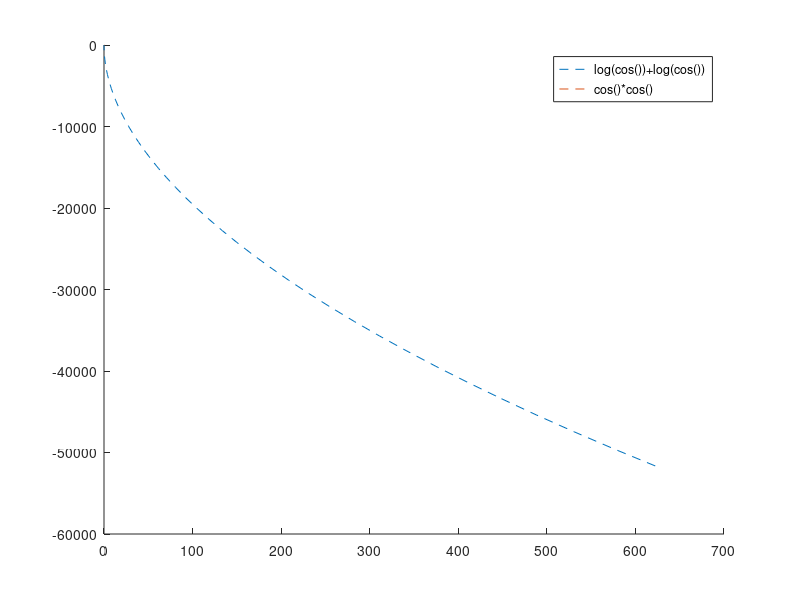

Reproduce this figure in MATLAB.
%% Original  - 100% funcionando como esperado
clear all; clc; close all;

t = (0:0.1:5)';
N = 100000;
a = 1/4;

logP = 0;
tic;
for i=1:N
    logP = logP + log(abs(cos(2*t/(min(i,N+1-i))^a)));
end
toc;
hold on
%plot(t.^2,N^(2*a-1)*logP,'--')
plot(t.^(1/a),logP,'--')

%% **Modificação**
 P = 1;
tic;
for i=1:N
    %P = P.*vpa(abs(cos(2*t/(min(i,N+1-i))^a)),100);
    P = P.*(abs(cos(2*t/(min(i,N+1-i))^a)));
end
toc;
hold on
plot(t.^2,N^(2*a-1)*log(P),'--')


legend('log(cos())+log(cos())','cos()*cos()','Location','best')



return
%% Crio os dados periodicos e aleatorios
clear all; clc; close all;
%t = (0:0.1:sqrt(10))';
N = 2000;
alpha = 0.25;

modo = 'random'; time_init = 0; time_end = sqrt(10); time_steps = 500; d=1; J=0;
[d_ij,~,~,~] = generate_data(modo, N, time_init,time_end,time_steps,alpha,d,J);

t = linspace(time_init,time_end,time_steps);
logP = 0*t;
for i=1:N
    %logP = logP+log(abs(cos(2*t/(min(i,N+1-i))^alpha)));
    logP = logP+log(abs(cos(2*t/(d_ij(1,i).^alpha))));
end
plot(t.^2,N^(2*alpha-1)*logP,'o-')

%% Calculo valor do spin para 1 particula
clear all; clc; close all;
%t = (0:0.1:sqrt(10))';
N = 2000;
alpha = 0.25;

modo = 'random'; time_init = 0; time_end = sqrt(10); time_steps = 500; d=1; J=0;h=0;
[d_ij,~,spin0,~] = generate_data(modo, N, time_init,time_end,time_steps,alpha,d,J);

t = linspace(time_init,time_end,time_steps);
logP = 0*t;
for j=1:N
    logP = logP + log(abs(cos(2*t/(d_ij(1,j).^alpha))));
end
plot(t.^2,N^(2*alpha-1)*logP,'o-')

spin = spin0(1).*cos(2*h*t).*exp(logP);
figure()
plot(t,spin);
xlim([0 0.1])

%% Calculo valor do spin para N particula
clear all; clc; close all;
%t = (0:0.1:sqrt(10))';
N = 2000;
alpha = 0.25;

modo = 'random';  time_init = 0; time_end = sqrt(10); time_steps = 500; d=1; J=1;h=0;
[d_ij,~,spin0,~] = generate_data(modo, N, time_init,time_end,time_steps,alpha,d,J);

t = linspace(time_init,time_end,time_steps);
for i=1:N
logP = 0*t;
for j=1:N
    logP = logP + log(abs(cos(2*t/(d_ij(i,j).^alpha))));
end
%plot(t.^2,N^(2*alpha-1)*logP,'o-')

spin = spin0(i).*cos(2*h*t).*exp(logP);
%figure()
plot(t,spin);
hold on
xlim([0 0.1])
drawnow
end

%% Calculo valor do spin para N particula com alpha > 0.5 E exibo a curva teorica
clear all; clc; close all;
N = 2000;
alpha = 0.85;

modo = 'random'; time_init = 0; time_end = sqrt(10); time_steps = 500; d=1; J=1; h=0;
[d_ij,y_t,spin0,time_span] = generate_data(modo, N, time_init,time_end,time_steps,alpha,d,J);


hold on
for i=1:N
    logP = 0*time_span;
    for j=1:N
        logP = logP + log(abs(cos(2*time_span/(d_ij(i,j).^alpha))));
    end
    spin(i,:) = spin0(i).*cos(2*h*time_span).*exp(logP);
    
    plot(time_span,abs(spin(i,:)));
    plot(time_span,y_t,'k','LineWidth',5)
    hold on
    xlim([0 1])
    drawnow
end

%% Calculo valor do spin para N particula com alpha < 0.5 exibindo a curva de validacao

clear all; clc; close all;
N = 5000;
alpha = 0.25;

modo = 'static';  time_init = 0; time_end = sqrt(10); time_steps = 500; d=1; J=1; h=0;
[d_ij,~,spin0,time_span] = generate_data(modo, N, time_init,time_end,time_steps,alpha,d,J);


hold on
for i=1:N
    logP = 0*time_span;
    for j=1:N
        logP = logP + log(abs(cos(2*time_span/(d_ij(i,j).^alpha))));
    end
    spin(i,:) = spin0(i).*cos(2*h*time_span).*exp(logP);
    plot(time_span.^2,N^(2*alpha-1)*logP)
    xlim([0 0.014])
    drawnow
    %plot(time_span,abs(spin(i,:)));
    %plot(time_span,y_t,'k','LineWidth',5)
    %hold on
    %xlim([0 1])
    %drawnow
end


%% Calculo valor do spin para N particula com alpha < 0.1
% exibindo o spin de meia vida 
clear all; clc; close all;
N = 250;
alpha = 0.25;

modo = 'static'; nps = N; time_init = 1e-5; time_end = sqrt(1); time_steps = 1000; d=1; J=1; h=0;
[d_ij,y_t,spin0,time_span] = generate_data(modo, N, time_init,time_end,time_steps,alpha,d,J);


hold on
tic;
for i=1:N
    logP = 0*time_span;
    for j=1:N
        logP = logP + log(abs(cos(2*time_span/(d_ij(i,j).^alpha))));
    end
    spin(i,:) = spin0(i).*cos(2*h*time_span).*exp(logP);
       
    % spin' = spin0*cos()*exp(logP)
    % spin'/spin0*cos() = exp(logP)
    %---> log(spin'/spin0*cos()) = logP <---
    
    %plot(time_span.^2,N^(2*alpha-1)*logP)
    
    time_span0 = time_span;
    half_life = abs(spin(i,:));
    remover = find(half_life < 0.1);
    
    time_span0(remover) = [];
    half_life(remover) = [];
    logP_1 = log(half_life./(0.5.*cos(2*h*time_span0)));
    %plot(time_span0.^2, N^(2*alpha-1)*logP_1);
    %xlim([0 0.004])
    %drawnow
end
toc;

%% estimativa de tempo em horas
clear all; close all; clc;
tempo = 0;
% tempo_std = tempo para rodar N = 1000 particulas, tempo =
% linspace(0,1,100),alpha = 0.25

tempo_std = 13.72; 
intervalo = 1000:1000:15000;
for ii=intervalo
    tempo = tempo + (tempo_std*(ii/1000)^2)/3600;
end
disp(tempo)
%% eu estimo o tempo da simulacao com o seguinte codigo
clear all; clc; close all;
t = linspace(0,1,100);
N = 1000;
a = 0.25;
logP = 0*t;
tic;
for ii=1:N
    logP = 0;
    for i=1:N
        logP = logP + log(abs(cos(2*t/(min(i,N+1-i))^a)));
    end
    %plot(t.^2,N^(2*a-1)*logP)
    %drawnow
end
toc;


